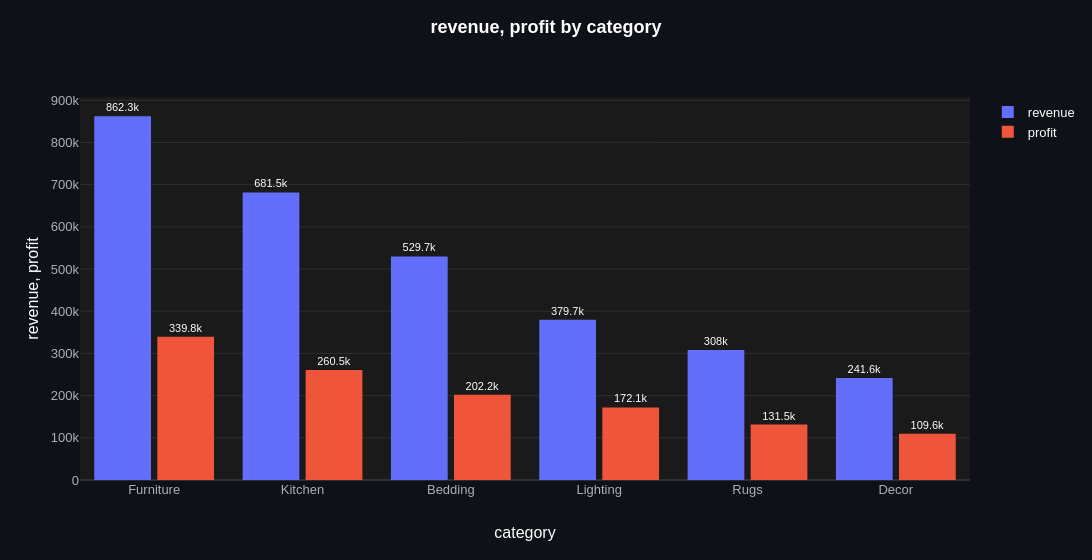

The notebook cell this image was saved under:
### Markdown cell above
**`y` as a list**: a wide table, with several measures side by side in columns, gives
one series per column, named after it. Here, the six biggest categories' revenue next
to their profit.

### Code cell
categories = db.sql("""
    SELECT category,
           SUM(revenue) AS revenue,
           SUM(profit)  AS profit,
           COUNT(*)     AS orders
    FROM orders JOIN products USING (product_id)
    GROUP BY category
    ORDER BY revenue DESC
    LIMIT 6
""").df()

ev.bar_plot(categories, "category", ["revenue", "profit"])

### Figure 1 — Plotly figure (JSON) as saved in the notebook; plotly's stock layout.template omitted (floating-point values rounded to 4 significant figures)
{"data": [{"cliponaxis": false, "hovertemplate": "%{hovertext}<extra></extra>", "hovertext": ["category: <b>Furniture</b><br>revenue: 862.3k", "category: <b>Kitchen</b><br>revenue: 681.5k", "category: <b>Bedding</b><br>revenue: 529.7k", "category: <b>Lighting</b><br>revenue: 379.7k", "category: <b>Rugs</b><br>revenue: 308k", "category: <b>Decor</b><br>revenue: 241.6k"], "insidetextanchor": "middle", "marker": {"color": "#636EFA"}, "meta": {"group": "revenue", "role": "data"}, "name": "revenue", "orientation": "v", "showlegend": true, "text": ["862.3k", "681.5k", "529.7k", "379.7k", "308k", "241.6k"], "textangle": 0, "textfont": {"size": 11}, "textposition": "outside", "type": "bar", "x": ["Furniture", "Kitchen", "Bedding", "Lighting", "Rugs", "Decor"], "y": [862300.0, 681500.0, 529700.0, 379700.0, 308000.0, 241600.0]}, {"cliponaxis": false, "hovertemplate": "%{hovertext}<extra></extra>", "hovertext": ["category: <b>Furniture</b><br>profit: 339.8k", "category: <b>Kitchen</b><br>profit: 260.5k", "category: <b>Bedding</b><br>profit: 202.2k", "category: <b>Lighting</b><br>profit: 172.1k", "category: <b>Rugs</b><br>profit: 131.5k", "category: <b>Decor</b><br>profit: 109.6k"], "insidetextanchor": "middle", "marker": {"color": "#EF553B"}, "meta": {"group": "profit", "role": "data"}, "name": "profit", "orientation": "v", "showlegend": true, "text": ["339.8k", "260.5k", "202.2k", "172.1k", "131.5k", "109.6k"], "textangle": 0, "textfont": {"size": 11}, "textposition": "outside", "type": "bar", "x": ["Furniture", "Kitchen", "Bedding", "Lighting", "Rugs", "Decor"], "y": [339800.0, 260500.0, 202200.0, 172100.0, 131500.0, 109600.0]}], "layout": {"bargap": 0.15, "bargroupgap": 0.1, "barmode": "group", "height": 560, "legend": {"title": {"text": ""}, "traceorder": "normal"}, "margin": {"t": 97}, "showlegend": true, "title": {"text": "<b>revenue, profit by category</b>"}, "uniformtext": {"minsize": 11, "mode": "hide"}, "width": 1400, "xaxis": {"categoryarray": ["Furniture", "Kitchen", "Bedding", "Lighting", "Rugs", "Decor"], "categoryorder": "array", "title": {"text": "category"}, "type": "category"}, "yaxis": {"title": {"text": "revenue, profit"}}}}
